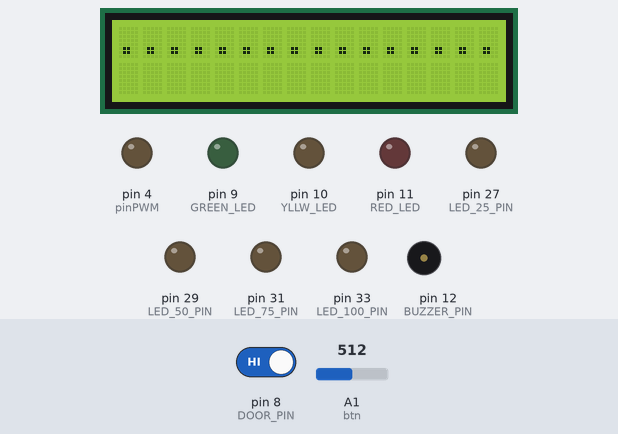
This sketch was run on a simulated Arduino Mega 2560, built with avr-gcc and run on an emulated ATmega2560. On the bench: 16×2 character LCD, output pins drawn as LEDs (lit = HIGH), buzzer (waves = sounding, pin HIGH). The test bench sets the inputs (shaded band); at power-on: A1 (btn) = 512, pin 8 (DOOR_PIN) HIGH. Storage starts empty.

Above: at 10.2 s.
10.3 s: A1 (btn) set to 590
At 11.9 s:
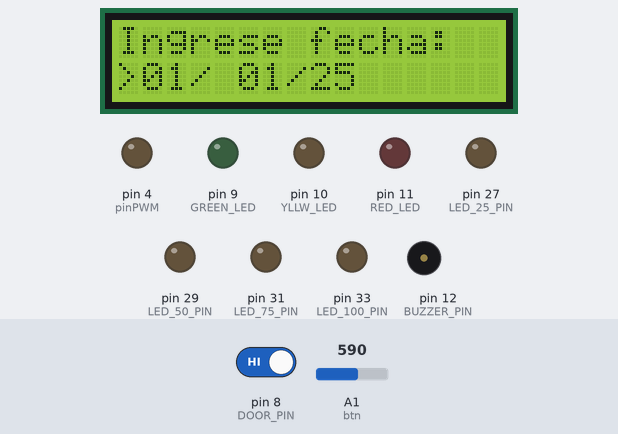
13.3 s: A1 (btn) set to 610
At 13.47 s:
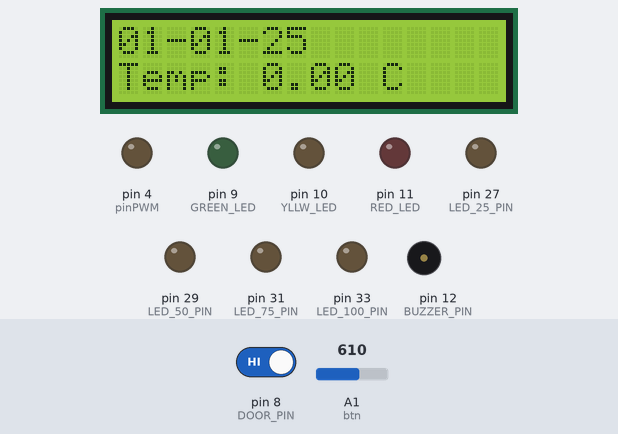
At 14.6 s:
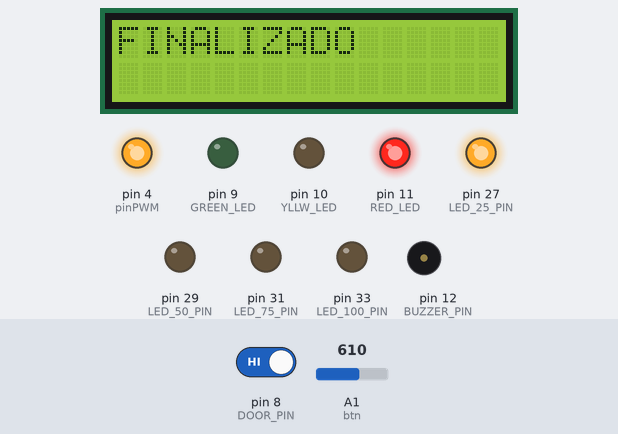
Timing chart, 0 to 16.3 s (numbered marks = the images above; inputs shaded):
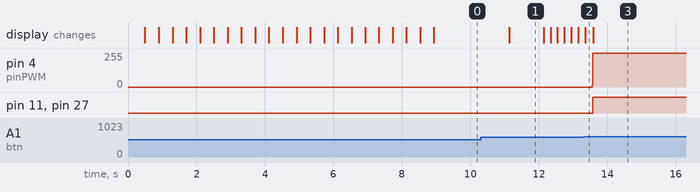

The sketch:

PFC_maquinaEstaados.ino
```cpp
#include <LiquidCrystal.h>
#include <Arduino.h>
#include <math.h>
#include <SD.h>
#include <PID_v1.h>

//definimos para el timer
#define _clk ((float) 16000000)     // Clock de Arduino Mega [Hz]
#define _regPcalI (0<<CS32 | 1<<CS31 | 1<<CS30)  // Prescaler = 64
#define _pcalI 64

#define BATTERY_LEVEL A0
#define btn A1
#define CONFIG_THERMISTOR_ADC_PIN A2
#define CONFIG_THERMISTOR_RESISTOR 9890l //resistencia en serie con termistor
#define SD_CS_PIN 53

#define GREEN_LED 9
#define YLLW_LED 10
#define RED_LED 11
#define DOOR_PIN 8
#define BUZZER_PIN 12   // Pin del MODULADOR del buzzer (HIGH se apaga)

#define LED_25_PIN 27
#define LED_50_PIN 29
#define LED_75_PIN 31
#define LED_100_PIN 33


// Display connections: 5V Y GROUND!!
// ---------------------------
// D4         ->  Pin 28 (rojo)
// D5         ->  Pin 26 (azul)
// D6         ->  Pin 24 (naranja)
// D7         ->  Pin 22 (verde)
// RS         ->  Pin 25 (blanco)
// E          ->  Pin 23 (amarillo)


// Conexiones:
// ---------------------------
// MOSI       ->  Pin 51
// MOSO       ->  Pin 50
// SCK        ->  Pin 52
// CS         ->  Pin 53
// VCC        ->  5V
// GND        ->  GND

typedef enum{
  INIT,
  EDITING_DATE,
  RECORDING,
  IDLE
} Status;

typedef enum {
  TEMP_OK,
  TEMP_HIGH,
  TEMP_DANGER
} TempStatus;

// buttons dictionary:
typedef enum{
  RIGHT,
  UP,
  DOWN,
  LEFT,
  SELECT,
  NONE
} Button;

Status currentState = INIT;
const float fs = 1000;           // Frecuencia deseada del ISR [Hz] 30
const int rs = 25, en = 23, d4 = 28, d5 = 26, d6 = 24, d7 = 22;

TempStatus tempState = TEMP_DANGER;

volatile uint32_t counter = 0;
volatile bool flagSampleTime = false;
bool buzzerMuted = true;
bool noSD= true;
bool initialized= false;

unsigned long openTime = 0;
bool buzzerOn = false;

int position = 0;  // represents the selected field:  0: day, 1: month
int day = 1, month = 1; // starting date
const int year=25;
int pinPWM = 4; // pwm pinout

const float R1= 1800000;
const float R2= 2200000;

// time management
unsigned long currentTime; // time since the recording was initialized
unsigned long lastSample = 0;
unsigned long previousTime=0;
unsigned long startRecordingTime = 0;
const long freq = 3000; // 3 s
unsigned long lastSave = 0;
int status= 1; // to seee if temp is above or below setpoint

String selectedDate;

// Variables para temperatura
float ultimaTemperatura = 0.0; // Nueva variable global
uint32_t ultimaResistencia = 0;

//Constants for PID
const float Kp=5;
const float Ki=0.05;
float setPoint = 4.0;
const float eiLim = 25000;
float temp = 0;
float error = 0;
float ep = 0;
float ei = 0;
float output_pid = 128;
unsigned long lastTime = 0;
unsigned long sampleInterval = 3000; // [ms] son 3s

PID pid((double *) &ultimaTemperatura, (double *) &output_pid, (double *) &setPoint, Kp, Ki, 0, REVERSE);

LiquidCrystal lcd(rs, en, d4, d5, d6, d7);

void setup() {
  pinMode(RED_LED, OUTPUT);
  pinMode(GREEN_LED, OUTPUT);
  pinMode(YLLW_LED, OUTPUT);
  pinMode(LED_100_PIN, OUTPUT);
  pinMode(LED_75_PIN, OUTPUT);
  pinMode(LED_50_PIN, OUTPUT);
  pinMode(LED_25_PIN, OUTPUT);

  pinMode(DOOR_PIN, INPUT_PULLUP);
  pinMode(BUZZER_PIN, OUTPUT);
  digitalWrite(BUZZER_PIN, LOW); // Apagado al inicio

  pinMode(pinPWM, OUTPUT);

  pid.SetOutputLimits(0, 255);
  pid.SetSampleTime(sampleInterval);
  pid.SetMode(AUTOMATIC);

  lcd.begin(16, 2); // LCD number of columns and rows

  cli(); // Deshabilito interrupciones globales

  // Configuro Timer3 en modo CTC
  TCCR3A = 0;
  TCCR3B = 0;
  TCCR3B |= (1 << WGM32) | _regPcalI; // Modo CTC + prescaler = 64
  TCNT3 = 0;  // Reseteo contador
  OCR3A = (uint16_t)((_clk / (fs * _pcalI)) - 1); // Valor de comparación
  TIMSK3 |= (1 << OCIE3A);  // Habilito interrupción por comparación A

  sei(); // Habilito interrupciones globales

  Serial.begin(9600); // intialize series comunication

}

// --------------- WELCOME MESSAGE ----------------
void welcomeMessage() {
  String message = "Bienvenido!! Iniciando...";
  lcd.clear();

  for (int i = 0; i < message.length(); i++) {
    lcd.setCursor(0, 0);
    lcd.print(message.substring(i));
    delay(400);  // Velocidad de scroll
  }
  delay(1000);
}

// --------------- READ KEYPAD ----------------
Button readLCDButton() {
  int val = analogRead(btn);
  if (val > 1000) return NONE;
  else if (val < 50) return RIGHT;
  else if (val < 200) return UP;
  else if (val < 400) return DOWN;
  else if (val < 600) return LEFT;
  else if (val < 800) return SELECT;
  else return NONE;
}

// --------------- EDIT POSITION ----------------
void editDate(Button key) {
  switch (key){
    case RIGHT:
      position = (position + 1) % 2;
      break;

    case LEFT:
      position = (position - 1 + 2) % 2;
      break;

    case SELECT: // Confirm date with SELECT
      selectedDate = String(day < 10 ? "0" : "") + String(day) + "-" + String(month < 10 ? "0" : "") + String(month) + "-25";
      startRecordingTime = millis();
      currentState= RECORDING; // exits edition mode
      break;

    default:
      break;
  }
}

// --------------- UPDATE DATE ----------------
void updateDate(Button button) {
  switch (position) {
    case 0: // Day

      switch (button) {
        case UP:
          if (day < 31) day++;
          else day = 1;
          break;
        case DOWN:
          day = (day > 1) ? day - 1 : 31;
          if (day > 1) day--;
          else day = 31;
          break;

        default:
          break;
      }
      break;

    case 1: // Month
    switch (button) {
        case UP:
          if (month < 12) month++;
          else month = 1;
          break;

        case DOWN:
          if (month > 1) month--;
          else month = 12;
          break;

        default:
          break;
      }
  break;
  }
}

// --------------- UPDATE DISPLAY ----------------
void displayData() {
  switch (currentState) {
    case EDITING_DATE:
      lcd.setCursor(0, 1);

      // day
      if (position == 0) lcd.print(">"); else lcd.print(" ");
      lcd.print(day < 10 ? "0" : "");
      lcd.print(day);
      lcd.print("/");

      // month
      if (position == 1) lcd.print(">"); else lcd.print(" ");
      lcd.print(month < 10 ? "0" : "");
      lcd.print(month);
      lcd.print("/");

      // year
      lcd.print("25");

      break;

    case RECORDING:
      lcd.setCursor(0, 0);
      lcd.print(selectedDate);
      lcd.print("         ");
      lcd.setCursor(0, 1);
      lcd.print("Temp: ");
      lcd.print(ultimaTemperatura, 2);
      lcd.print(" C   ");
      lcd.print("        ");
      //Serial.println(ultimaTemperatura); // borrar esto al final!!

      break;

    case IDLE:
      lcd.clear();
      lcd.setCursor(0, 0);
      lcd.print("FINALIZADO");
      delay(1000);
      break;
  }
}

// --------------- READ NTC ----------------

int32_t thermistor_get_resistance(uint16_t adcval){
  float Voc= adcval*5/1023.0;
  return(CONFIG_THERMISTOR_RESISTOR *(Voc/(5-Voc)));
}

float thermistor_get_temperature(int32_t resistance){
  float temp = log(resistance);
  temp = 1 / (0.0011487729471781924 + 0.0002291945054659473 * temp + 1.1834801498089633e-7 * temp * temp * temp);
  return (temp - 273.15);
}

// --------------- GET TEMPERATURE ----------------
void ntc_data(){
  uint32_t ultimaResistencia = thermistor_get_resistance(analogRead(CONFIG_THERMISTOR_ADC_PIN));
  ultimaTemperatura = thermistor_get_temperature(ultimaResistencia); // actualizamos la variable global
  if (ultimaTemperatura >= 14.0) tempState= TEMP_DANGER;
  else if (ultimaTemperatura > 8) tempState= TEMP_HIGH;
  else tempState= TEMP_OK; // if (ultimaTemperatura >2)
}

// --------------- MANAGE LED ON/OFF ----------------
void ledOutput(){
  switch (tempState){
    case TEMP_OK: // green on
      digitalWrite(RED_LED, LOW);
      digitalWrite(YLLW_LED, LOW);
      digitalWrite(GREEN_LED, HIGH);
      break;

    case TEMP_DANGER: // red on
      digitalWrite(RED_LED, HIGH);
      digitalWrite(YLLW_LED, LOW);
      digitalWrite(GREEN_LED, LOW);
      break;

    case TEMP_HIGH: // yellow on
      digitalWrite(RED_LED, LOW);
      digitalWrite(YLLW_LED, HIGH);
      digitalWrite(GREEN_LED, LOW);
      break;
  }
}

// --------------- SAVE DATA AS CSV ----------------
void saveSD(unsigned long t) {
  String fileName = selectedDate + String(".csv");
  File archivo = SD.open(fileName, FILE_WRITE);

  if (archivo) {
    archivo.print(t / 1000);
    archivo.print(",");
    archivo.print(ultimaTemperatura, 2);
    archivo.print(",");
    archivo.println(255 - output_pid, 2);
    archivo.flush();
    archivo.close();
  } else {
    lcd.clear();
    lcd.print("Error de archivo");
  }
}

// --------------- RING BUZZER ----------------
void alarm(){
  int doorState = digitalRead(DOOR_PIN);
  if (doorState == HIGH) {  // HIGH -> puerta abierta
    openTime+=1;
    if (openTime>= 5000){
      digitalWrite(BUZZER_PIN, HIGH); // Activa el buzzer si quedo abierta por mas de 5s
      buzzerOn = true;
    }
  }
  else{
    digitalWrite(BUZZER_PIN, LOW);
    buzzerOn = false;
    openTime=0;
  }

}
// max battery --> 9V
// empty battery --> 6V (no longer works as desired)
// del divisor resistivo, R1= 1.8Mohm R2= 2.2Mohm
void batteryIndicator(){
  int batPin = analogRead(BATTERY_LEVEL);
  float Vadc= batPin * 5.0 / 1023.0;
  float Vbat = Vadc * (R1 + R2) / R2;

  if (Vbat >= 8.9) {
    digitalWrite(LED_100_PIN, HIGH);
    digitalWrite(LED_75_PIN, HIGH);
    digitalWrite(LED_50_PIN, HIGH);
    digitalWrite(LED_25_PIN, HIGH);
  }
  else if (Vbat >= 8.25) {
    digitalWrite(LED_100_PIN, LOW);
    digitalWrite(LED_75_PIN, HIGH);
    digitalWrite(LED_50_PIN, HIGH);
    digitalWrite(LED_25_PIN, HIGH);
  }
  else if (Vbat >= 7.5) {
    digitalWrite(LED_100_PIN, LOW);
    digitalWrite(LED_75_PIN, LOW);
    digitalWrite(LED_50_PIN, HIGH);
    digitalWrite(LED_25_PIN, HIGH);
  }
  else if (Vbat >= 6.75) {
    digitalWrite(LED_100_PIN, LOW);
    digitalWrite(LED_75_PIN, LOW);
    digitalWrite(LED_50_PIN, LOW);
    digitalWrite(LED_25_PIN, HIGH);
  }
  else {
  digitalWrite(LED_100_PIN, LOW);
  digitalWrite(LED_75_PIN, LOW);
  digitalWrite(LED_50_PIN, LOW);

  // 🔁 Parpadeo del LED de 25%
  static unsigned long lastBlink = 0;
  static bool ledState = false;
  if (millis() - lastBlink >= 500) {  // 500 ms ON, 500 ms OFF
    lastBlink = millis();
    ledState = !ledState;
    digitalWrite(LED_25_PIN, ledState);
  }
}
}

// ISR runs every 1ms
ISR(TIMER3_COMPA_vect) {
    if(counter > 0) counter--;
    else {
      counter = 3000;
      flagSampleTime = true; // marca la ocurrencia del evento
    }
}


void loop() {
  Button button = readLCDButton();

  switch (currentState) {
    case INIT:
      if (!SD.begin(SD_CS_PIN)) {
        lcd.clear();
        lcd.setCursor(0, 0);
        lcd.print("SD Error");
        noSD = true;
      }
      else {
        lcd.clear();
        welcomeMessage();

        lcd.clear();
        lcd.setCursor(0, 0);
        lcd.print("Ingrese fecha:");
        lcd.setCursor(0, 1);
        lcd.print(">01/ 01/25");
        delay(1000); // for debouncing

        currentState = EDITING_DATE;
      }

  break;

    case EDITING_DATE:
      editDate(button);       // Handle navigation and Select
      updateDate(button);     // Update date based on button input
      //lcd.setCursor(0, 1); // Reset cursor to start of second line
      //lcd.print("        "); // Clear the line (8 spaces for DD/MM/YY)
      displayData();       // Show the current date
      delay(200); // for debouncing

      break;

    case RECORDING:
      alarm();
      if (flagSampleTime) {
        // de la ISR que se ejecuta cada Ts = 1/fs segundos sale esta flag
        flagSampleTime = false; //la consumo
        ntc_data();
        currentTime = millis() - startRecordingTime;
        pid.Compute();                // Calcula nueva salida PWM
        analogWrite(pinPWM, 255-output_pid);

        saveSD(currentTime);

        displayData();
        ledOutput();
        batteryIndicator();

      }


      if (button == SELECT) currentState= IDLE;
      break;

    case IDLE:
      analogWrite(pinPWM, 255);
      currentTime = millis() - startRecordingTime;
      saveSD(currentTime);
      displayData(); // Shows the stopping message
      break;

    default:
      break;
  }
}
```

Measured:
- the behaviour switches between 599 and 600 on A1 (btn) (found by bisection; images 1 and 2)
- after the input at 13.3 s, pin 4 (pinPWM): 0/255 → 255/255 after 0.26 s; pin 11 (RED_LED), pin 27 (LED_25_PIN): LOW → HIGH after 0.28 s; the display: changes after 0.06 s (image 2)
- what the display in image 1 shows lasts 1.0 s, from 11.1 s to 12.1 s
